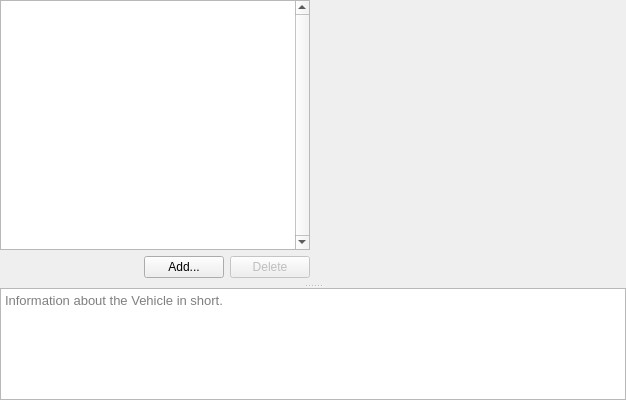
<?xml version="1.0" encoding="UTF-8"?>
<ui version="4.0">
 <class>VehicleTemplateSelectorWidget</class>
 <widget class="QWidget" name="VehicleTemplateSelectorWidget">
  <property name="geometry">
   <rect>
    <x>0</x>
    <y>0</y>
    <width>626</width>
    <height>400</height>
   </rect>
  </property>
  <property name="windowTitle">
   <string>Form</string>
  </property>
  <layout class="QVBoxLayout" name="verticalLayout_2">
   <property name="leftMargin">
    <number>0</number>
   </property>
   <property name="topMargin">
    <number>0</number>
   </property>
   <property name="rightMargin">
    <number>0</number>
   </property>
   <property name="bottomMargin">
    <number>0</number>
   </property>
   <item>
    <widget class="QSplitter" name="splitter">
     <property name="orientation">
      <enum>Qt::Vertical</enum>
     </property>
     <widget class="QWidget" name="layoutWidget">
      <layout class="QHBoxLayout" name="horizontalLayout_2">
       <property name="bottomMargin">
        <number>6</number>
       </property>
       <item>
        <layout class="QVBoxLayout" name="verticalLayout">
         <item>
          <widget class="QListWidget" name="templateList">
           <property name="minimumSize">
            <size>
             <width>0</width>
             <height>250</height>
            </size>
           </property>
           <property name="verticalScrollBarPolicy">
            <enum>Qt::ScrollBarAlwaysOn</enum>
           </property>
           <property name="horizontalScrollBarPolicy">
            <enum>Qt::ScrollBarAlwaysOff</enum>
           </property>
           <property name="editTriggers">
            <set>QAbstractItemView::NoEditTriggers</set>
           </property>
           <property name="alternatingRowColors">
            <bool>false</bool>
           </property>
          </widget>
         </item>
         <item>
          <layout class="QHBoxLayout" name="horizontalLayout">
           <item>
            <widget class="QFrame" name="buttonFrame">
             <property name="frameShape">
              <enum>QFrame::NoFrame</enum>
             </property>
             <property name="frameShadow">
              <enum>QFrame::Raised</enum>
             </property>
             <layout class="QHBoxLayout" name="horizontalLayout_3">
              <property name="leftMargin">
               <number>0</number>
              </property>
              <property name="topMargin">
               <number>0</number>
              </property>
              <property name="rightMargin">
               <number>0</number>
              </property>
              <property name="bottomMargin">
               <number>0</number>
              </property>
              <item>
               <spacer name="horizontalSpacer">
                <property name="orientation">
                 <enum>Qt::Horizontal</enum>
                </property>
                <property name="sizeHint" stdset="0">
                 <size>
                  <width>40</width>
                  <height>20</height>
                 </size>
                </property>
               </spacer>
              </item>
              <item>
               <widget class="QPushButton" name="addTemplateButton">
                <property name="text">
                 <string>Add...</string>
                </property>
               </widget>
              </item>
              <item>
               <widget class="QPushButton" name="deleteTemplateButton">
                <property name="enabled">
                 <bool>false</bool>
                </property>
                <property name="text">
                 <string>Delete</string>
                </property>
               </widget>
              </item>
             </layout>
            </widget>
           </item>
          </layout>
         </item>
        </layout>
       </item>
       <item>
        <widget class="QGraphicsView" name="templateImage">
         <property name="minimumSize">
          <size>
           <width>200</width>
           <height>200</height>
          </size>
         </property>
         <property name="styleSheet">
          <string notr="true">background-color: rgba(254, 254, 254, 0);</string>
         </property>
         <property name="interactive">
          <bool>false</bool>
         </property>
         <property name="renderHints">
          <set>QPainter::Antialiasing|QPainter::HighQualityAntialiasing|QPainter::SmoothPixmapTransform|QPainter::TextAntialiasing</set>
         </property>
         <property name="resizeAnchor">
          <enum>QGraphicsView::AnchorViewCenter</enum>
         </property>
        </widget>
       </item>
      </layout>
     </widget>
     <widget class="QTextEdit" name="templateDescription">
      <property name="sizePolicy">
       <sizepolicy hsizetype="MinimumExpanding" vsizetype="Expanding">
        <horstretch>0</horstretch>
        <verstretch>0</verstretch>
       </sizepolicy>
      </property>
      <property name="font">
       <font>
        <pointsize>10</pointsize>
       </font>
      </property>
      <property name="undoRedoEnabled">
       <bool>false</bool>
      </property>
      <property name="readOnly">
       <bool>true</bool>
      </property>
      <property name="placeholderText">
       <string>Information about the Vehicle in short.</string>
      </property>
     </widget>
    </widget>
   </item>
  </layout>
 </widget>
 <resources/>
 <connections/>
</ui>
